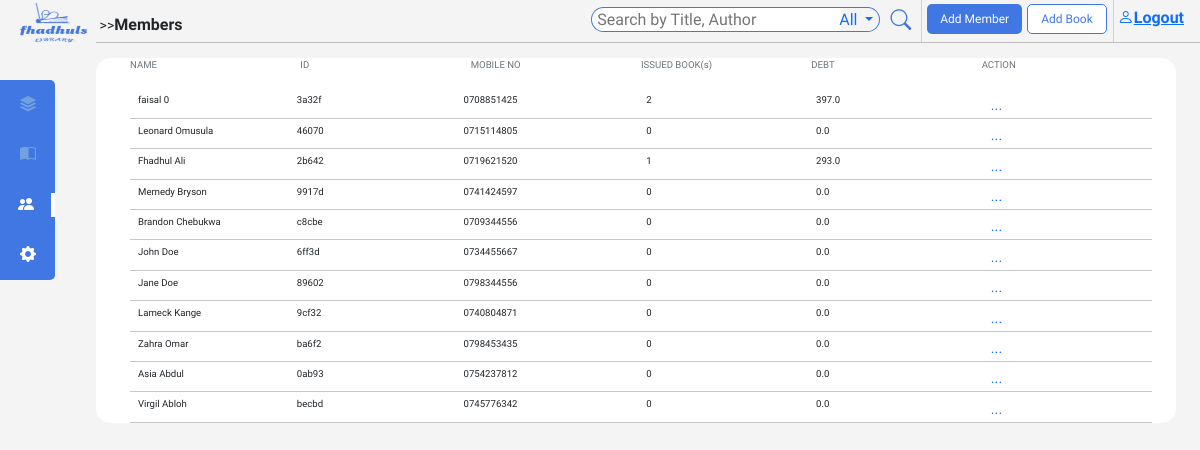
Before: /members/ with the older database file.
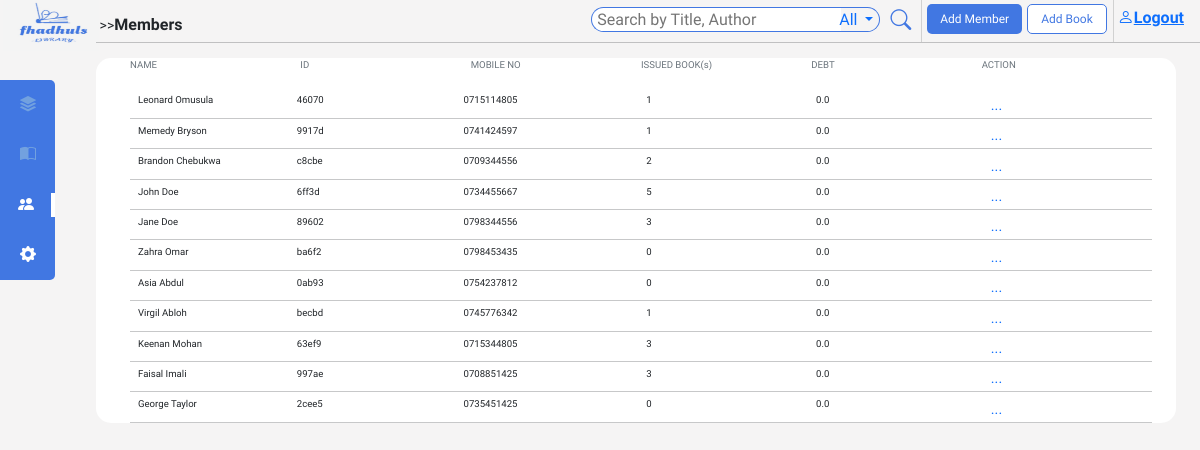
After: the same page with the newer database file.
### main/models.py (models this page shows, shortened)
class Member(models.Model):
    member_id = models.UUIDField(default=uuid.uuid4, editable=False)
    first_name = models.CharField(max_length=200)
    last_name = models.CharField(max_length=200)
    GENDERS = [('male', 'male'),
                ('female', 'female')
        ]
    gender = models.CharField(max_length=10, choices=GENDERS, null=True)
    age = models.IntegerField(null=True)
    debt = models.FloatField(default=0.0)
    member_since = models.DateTimeField(auto_now_add=True)
    profile_img = models.ImageField(upload_to='image/profile_imgs', default='static/image/dummy1.png', null=True)
    address = models.CharField(max_length=200)
    mobile_no = models.CharField(max_length=10)
    national_id = models.CharField(max_length=8)
    email = models.CharField(max_length=200)

### main/views.py (the view)
# urls.py: path('members/', views.MembersDetails, name='membersdetails'),
def MembersDetails(request):
    members = Member.objects.all()
    context = {'members': members, 'mr': 'mr'}
    return render(request, 'main/members.html', context)

### main/templates/main/members.html (shortened to what this page needs)
{% extends 'main/base.html' %}
{% block content %}
{% include 'main/navbar.html' %}
<div id='bookPage'>
    <ul>
        <li id="sectionHeader" class="d-flex justify-content-between ps-md-4 pe-md-4">
          <p class="text-secondary text-start" style="width: 20%">NAME</p>
          <p class="text-secondary text-start hideSm" style="width: 20%">ID</p>
          <p class="text-secondary text-start" style="width: 20%">MOBILE NO</p>
          <p class="text-secondary text-start" style="width: 20%">ISSUED BOOK(s)</p>
          <p class="text-secondary text-start hideSm" style="width: 20%">DEBT</p>
          <p class="text-secondary text-start" style="width: 20%">ACTION</p>
        </li>
        <li>
       <ul class="ps-0 ps-md-4 pe-md-4">
        {% for member in members %}
        <li class="listDIvider d-flex justify-content-between align-items-center text-dark">
          <p class="text-start d-flex"><span><img class="bookImg" height="30px" src="{{ book.img_url}}" alt=""></span> <span class="ms-2" > {{ member.first_name}} {{ member.last_name}} </span> </p>
          <p class="text-start hideSm">{{ member.member_id|stringformat:"s" |slice:":5"}}</p>
          <p>{{ member.mobile_no }}</p>
          {% with issuedBooks=member.transaction_set.all  %}
          <p class="text-start ps-3">{{ issuedBooks.count }}</p>
          {% endwith %}
          <p class="text-start hideSm ps-3">{{ member.debt }}</p>
          <p style="width: 5px;">
            <div class="dropdown" style="left: 17px;">
            <a href="#" role="button" data-bs-toggle="dropdown" data-bs-target="#c" class="action">
            ...
           </a>
        </div></p>
        </li>
        <hr >
        {% endfor %}
       </ul>
        </li>
      </ul>
</div>
{% endblock content %}

### main/templates/main/base.html (shortened to what this page needs)
{% load static %}
<!DOCTYPE html>
<html lang="en">
<head>
    <link href="https://cdn.jsdelivr.net/npm/bootstrap@5.1.3/dist/css/bootstrap.min.css" rel="stylesheet">
<link rel="stylesheet" href="https://cdn.jsdelivr.net/npm/bootstrap-icons@1.11.3/font/bootstrap-icons.min.css">
<link rel="stylesheet" href="https://cdnjs.cloudflare.com/ajax/libs/animate.css/4.1.1/animate.min.css">
<link rel="stylesheet" href="{% static 'css/main.css' %}">
</head>
<body >
    <div class="">
        {% block content %}
        {% endblock content %}
    </div>
</body>
</html>

### main/templates/main/navbar.html (shortened to what this page needs)
{% load static %}
<div id="nav">
  <div class="{% if h%} active {% else %} unactive {% endif %}"><p style="font-size: 0.4em;"><a href="{% url 'home' %}">Dashboard</a></p><i class="bi bi-stack"></i></div>
  <div class="{% if br or bi%} active navborder{% else %} unactive {% endif %}"><p style="font-size: 0.5em;  margin-right: 4px;"><a href="{% url 'bookdetails'%}">Books</a></p><i class="bi bi-book-half"></i></div>
  <div class="{% if mr or mi%} active {% else %} unactive {% endif %}"><p style="font-size: 0.5em;"><a href="{% url 'membersdetails' %}">Members</a></p><i class="bi bi-people-fill"></i></div>
  <div class=""><p style="font-size: 0.5em;">Settings</p><i class="bi bi-gear-fill"></i></div>
</div>
  <div id="activeLink" class="{% if bi or mi%} activeLinkxlg {% endif%}  d-flex justify-content-between align-items-baseline pe-3">
    <img id="logo" class="hideSm" src="{% static 'image/logo1.jpg' %}" alt="">
    {% if h%}
    <h5 class="ms-4 mb-0 pt-2 text-dark"><small>&gt&gt</small><strong> Dashboard</strong></h5>
    {% elif br %}
    <h5 class="ms-4 mb-0 pt-2 text-dark"><small>&gt&gt</small><strong>Books</strong></h5>
    {% elif bi %}
    <h5 class="ms-4 mb-0 pt-2 text-dark"><small>&gt&gt</small><strong>Books</strong><small class="ms-3">&gt&gt {{ book.title }} </small> </h5>
    {% elif mr %}
    <h5 class="ms-4 mb-0 pt-2 text-dark"><small>&gt&gt</small><strong>Members</strong></h5>
    {% elif mi %}
    <h5 class="ms-4 mb-0 pt-2 text-dark"><small>&gt&gt</small><strong>Members</strong><small class="ms-3">&gt&gt {{ member.first_name }} {{ member.last_name }}</small> </h5>
    {% endif %}
    <div id="searchinput" class="d-flex " style="position: relative;">
      <form action="{% url 'home' %}" method="GET" id="searchInput" class="d-flex">
        <input class="me-2 hidelg {% if bi or mi%} hidexlg {% endif%}" id="searchform" type="search" placeholder="Search by Title, Author" name="q">
        <div class="dropdown hidelg {% if bi or mi%} hidexlg {% endif%}" >
          <a class="dropdown-toggle" href="#" role="button" id="searchFilter" data-bs-toggle="dropdown">
            All
          </a>
        </div>
        <button id="searchBtn" type="submit"><i class="bi bi-search"></i></button>
      </form>
      <button class="addMemberBtn mb-2" type="button" data-bs-toggle="modal" data-bs-target="#myModal1">Add Member</button>
      <button  class="addBookBtn mb-2" type="button" data-bs-toggle="modal" data-bs-target="#myModal">Add Book</button>
      <a href="{% url 'logout' %}"><div class="logout" style="display: flex; border-left: 1px solid rgb(209, 209, 209);margin-left: 6px; padding-left: 4px; padding-top: 6px;font-weight: bold;">
          <i class="bi bi-person"></i>
          <p style="margin-bottom: 0px;">Logout</p>
    </div></a>
      </div>
    </div>
    <hr id="navdiv">

### static/css/main.css (style rules this page uses)
body { font-family: 'Signika', sans-serif; background-color: #f5f4f4; box-sizing: border-box; }
ul { list-style: none; }
#logo { width: 8%; height: 51px; position: absolute; left: 3px; top: 0px; }
.logout { padding-bottom: 12px; }
#nav { position: fixed; top: 10vh; left: 0px; display: flex; flex-direction: column; justify-content: space-around; align-items: center; color: white; border-top-right-radius: 5px; border-bottom-right-radius: 5px; margin-left: 0px; width: 55px; height: 200px; background-color: rgb(65, 119, 226); transition: width 0.5s ease; text-align: start; }
#nav div { display: flex; justify-content: center; align-items: center; padding-left: 18px; padding-right: 17px; transition: color 0.3s ease-in-out, font-size 0.2s ease; }
.unactive { color: rgb(114, 161, 223); border-right: 3px solid rgb(194, 194, 194); border: none; }
.active { color: white; border-right: 4px solid white; }
#activeLink { margin-left: 6.3%; margin-top: -9px; }
#activeLink strong { font-size: 0.8em; font-family: 'Signika', sans-serif; }
#activeLink small { font-size: 0.7em; font-family: 'Signika', sans-serif; }
#activeLink h5 { position: relative; bottom: -12px; }
#searchform { padding: 2px 5px; border: 1px solid rgb(65, 119, 226); color: rgb(65, 119, 226); width: 250px; height: 25px; border-right: none; border-radius: 15px 0 0 15px; position: relative; bottom: -7px; }
#searchInput { border-right: 1px solid rgb(209, 209, 209); }
#searchinput button { color: rgb(65, 119, 226); padding:5px 13px; border-radius: 5px; border: 1px solid rgb(65, 119, 226); background-color: white; height: 30px; font-size: 1.5vh; margin-top: 4px; }
#searchinput button:nth-child(2) { background-color: rgb(65, 119, 226); padding:5px 13px; margin-right: 5px; margin-left: 5px; border-radius: 5px; border: none; color: white; }
#searchFilter { border: 1px solid rgb(65, 119, 226); padding: 0px 6px; text-decoration: none; margin-left: -16px; border-left: none; border-radius: 0 16px 16px 0; display: inline-block; height: 25px; position: relative; bottom: -7px; }
#searchBtn { border: none !important; background-color: #f5f4f4 !important; font-size: 1.3em !important; padding: 0 !important; margin: 5px 10px 0 10px !important; }
#navdiv { margin-left: 8%; margin-top: 0; margin-bottom: 15px; }
input { font-weight: 200; }
.action { text-decoration: none; font-size: 1.5em; width: 40px; text-align: center; border-radius: 10px; }
#bookPage { background-color: white; margin-left: 8%; margin-right:2%; border-radius: 15px; font-size: 0.6em; }
#bookPage hr, #bookInfo hr { margin: 0px; }
#bookPage ul { padding-left: 10px; }
hr { margin: 0px; }
.listDIvider { padding-top: 5px; }
.listDIvider p { width: 20%; margin-bottom: 10px; }
@media (min-width: 968px) { #nav { width: 55px; } }

Changed rows visible on the page:
removed Member: first_name "faisal", last_name "0", member_id "3a32f", mobile_no "0708851425", transaction_set.all.count "2", debt "397.0"
removed Member: first_name "Fhadhul", last_name "Ali", member_id "2b642", mobile_no "0719621520", transaction_set.all.count "1", debt "293.0"
removed Member: first_name "Lameck", last_name "Kange", member_id "9cf32", mobile_no "0740804871", transaction_set.all.count "0", debt "0.0"
computed for Member "Leonard": transaction_set.all.count "0" → "1"
computed for Member "Memedy": transaction_set.all.count "0" → "1"
changed Member "Brandon": transaction_set.all.count "0" → "2"
computed for Member "John": transaction_set.all.count "0" → "5"
computed for Member "Jane": transaction_set.all.count "0" → "3"
changed Member "Virgil": transaction_set.all.count "0" → "1"
added Member: first_name "Keenan", last_name "Mohan", member_id "63ef9", mobile_no "0715344805", transaction_set.all.count "3", debt "0.0"
added Member: first_name "Faisal", last_name "Imali", member_id "997ae", mobile_no "0708851425", transaction_set.all.count "3", debt "0.0"
added Member: first_name "George", last_name "Taylor", member_id "2cee5", mobile_no "0735451425", transaction_set.all.count "0", debt "0.0"
